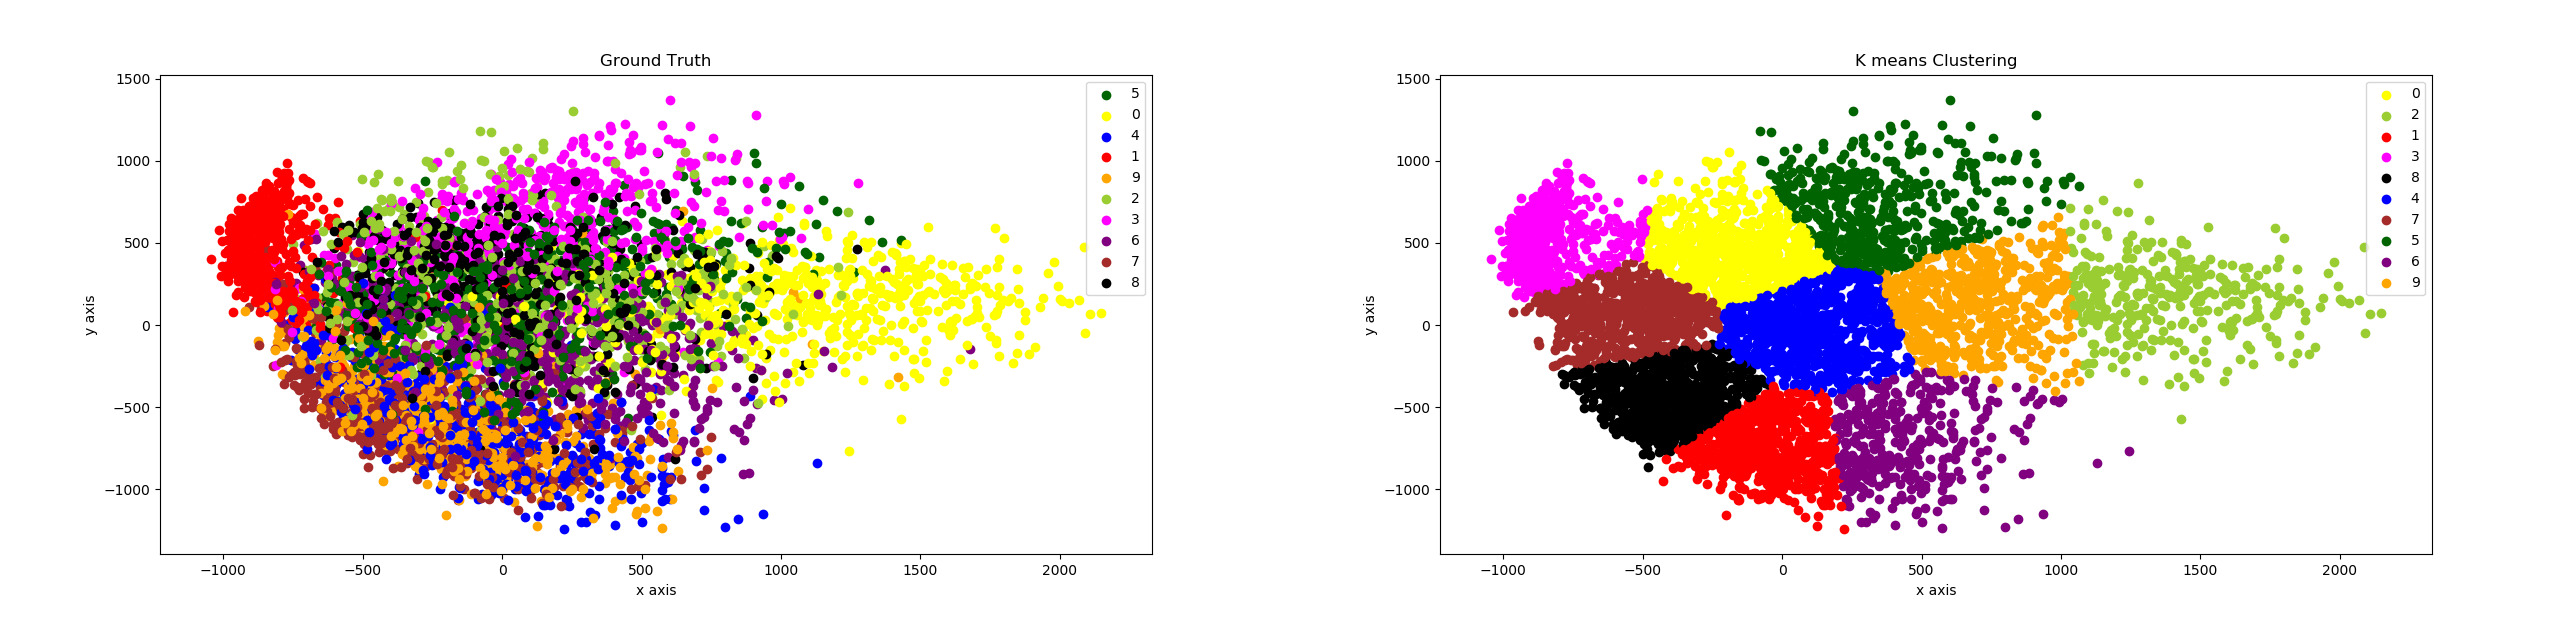

Python code for this plot:
from numpy import linalg as LA
import numpy as np
import matplotlib.pyplot as plt
from sklearn.decomposition import PCA
from collections import OrderedDict
from sklearn.cluster import KMeans 


def read_data(filename):
    with open(filename, 'r') as f:
        lines = f.readlines()
    
    num_points = len(lines)
    dim_points = 28 * 28
    data = np.empty((num_points, dim_points))
    labels = np.empty(num_points)
    
    for ind, line in enumerate(lines):
        num = line.split(',')
        labels[ind] = int(num[0])
        data[ind] = [ int(x) for x in num[1:] ]
        
    return (data, labels)

train_data, train_labels = read_data("sample_train.csv")

pca = PCA(n_components=2)
X_k = pca.fit_transform(train_data)
print(X_k.shape)
# then plot

kmeans = KMeans(n_clusters = 10, max_iter = 500) 
kmeans.fit(X_k) 
print(kmeans.labels_.shape)

colors = ['yellow', 'red', 'yellowgreen', 'magenta', 'blue', 'darkgreen', 'purple',
 'brown', 'black', 'orange', 'cyan']


for data, label in zip(X_k,train_labels):
    label = int(label)
    plt.scatter(data[0], data[1], label=label, color=colors[label])
plt.xlabel('x axis')
plt.ylabel('y axis')
handles, labels = plt.gca().get_legend_handles_labels()
by_label = OrderedDict(zip(labels, handles))
plt.legend(by_label.values(), by_label.keys())
plt.title('Ground Truth')
plt.show()

for data, label in zip(X_k,kmeans.labels_):
    label = int(label)
    plt.scatter(data[0], data[1], label=label, color=colors[label])
plt.xlabel('x axis')
plt.ylabel('y axis')
handles, labels = plt.gca().get_legend_handles_labels()
by_label = OrderedDict(zip(labels, handles))
plt.legend(by_label.values(), by_label.keys())
plt.title('K means Clustering')
plt.show()


# For each cluster find out original what is where
# 
metrix = np.zeros((10, 11))
for index in range(len(kmeans.labels_)):
    klabel = kmeans.labels_[index]
    orglabl = int(train_labels[index])
    metrix[klabel][orglabl] += 1
    metrix[klabel][10] +=1
print(metrix)

kmeans_labels = []
for ki in range(10):
    maxpoints = np.max(metrix.T[ki])
    findindex = np.where(metrix.T[ki]==maxpoints)
    kmeans_labels.append(findindex[0][0])
# print(kmeans_labels)

for ki in range(10):
    metrix[ki] = metrix[ki]/ metrix[ki][10]

kmeans_labels = []
for oi in range(10):
    maxpoints = np.max(metrix.T[oi])
    findindex = np.where(metrix.T[oi]==maxpoints)
    kmeans_labels.append(findindex[0][0])
print(kmeans_labels)
